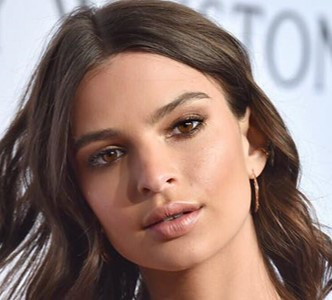
#> input picture Microsoft AI School/learning/DataPreprocessing/face.png, 332 x 300 px
$ python '얼굴 감지 및 정렬.py'
#> lines starting #> are read from the running program, lines starting #| are printed output that depends on the picture; after the words box and inside, x2 and y2 are one past the last pixel; in counts of white or black regions, pixels touching at a corner belong together
import cv2
import numpy as np

# 순서
# get eyes cor > calculate degree > make affine matrix > image affine transform

face_cascade = cv2.CascadeClassifier('haarcascade_frontalface_default.xml')
eye_cascade = cv2.CascadeClassifier('haarcascade_eye.xml')

face_img = cv2.imread('./face.png')
#> face_img is the input picture: shape (300, 332, 3); mean B, G, R 113.2, 120.1, 143.5
face_gray = cv2.cvtColor(face_img, cv2.COLOR_BGR2GRAY)

# 얼굴을 사각형으로 표시

faces = face_cascade.detectMultiScale(face_gray, 1.1, 4)
#> faces = [[45, 52, 219, 219]]

for (x, y, w, h) in faces:
    cv2.rectangle(face_img, (x, y), (x + w, y + h), (255, 0, 0), 3)
    roi_img = face_img[y:y + h, x:x + w].copy()
    roi_gray = face_gray[y:y + h, x:x + w].copy()
#> this loop made 1 pass
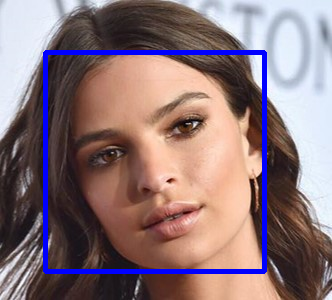
#> face_img: shape (300, 332, 3); 4.39% of pixels changed, all inside (x1, y1, x2, y2) = (43, 50, 267, 274)

# cv2.imshow('face_box', face_img)
# cv2.waitKey(0)

# 눈을 사각형으로 표시

eyes = eye_cascade.detectMultiScale(roi_gray, 1.1, 4)
#> eyes = [[41, 82, 45, 45], [112, 48, 52, 52]]
for (x, y, w, h) in eyes:
    cv2.rectangle(roi_img, (x, y), (x + w, y + h), (0, 255, 0), 3)
#> this loop made 2 passes
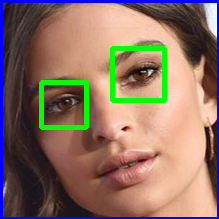
#> roi_img: shape (219, 219, 3); mean B, G, R 100.1, 113.4, 139.6

# cv2.imshow('face_box', roi_img)
# cv2.waitKey(0)
# print(eyes)
eye_1 = eyes[0]
#> eye_1 = [41, 82, 45, 45]
eye_2 = eyes[1]  # 눈의 좌표들을 변수에 저장
#> eye_2 = [112, 48, 52, 52]

# 각 눈의 중심점을 계산
eye_1_center = [int(eye_1[0] + (eye_1[2] / 2)), int(eye_1[1] + (eye_1[3] / 2))]
#> eye_1_center = [63, 104]
eye_2_center = [int(eye_2[0] + (eye_2[2] / 2)), int(eye_2[1] + (eye_2[3] / 2))]
#> eye_2_center = [138, 74]
eye_1_cx = eye_1_center[0]
#> eye_1_cx = 63
eye_1_cy = eye_1_center[1]
#> eye_1_cy = 104
eye_2_cx = eye_2_center[0]
#> eye_2_cx = 138
eye_2_cy = eye_2_center[1]
#> eye_2_cy = 74

cv2.circle(roi_img, (eye_1_cx, eye_1_cy), 5, (255, 0, 0), -1)
#> roi_img: shape (219, 219, 3); 0.17% of pixels changed, all inside (x1, y1, x2, y2) = (58, 99, 69, 110)
cv2.circle(roi_img, (eye_2_cx, eye_2_cy), 5, (0, 255, 0), -1)
cv2.line(roi_img, eye_1_center, eye_2_center, (0, 0, 255), 3)
cv2.imshow("face", roi_img)
cv2.waitKey(0)

# 아크 탄젠트 함수로 눈사이 직선과 수평선의 삼각형의 각도를 구함

tri_width = eye_1_cx - eye_2_cx
#> tri_width = -75
tri_height = eye_1_cy - eye_2_cy
#> tri_height = 30
angle = np.arctan(tri_height / tri_width)
#> angle = -0.381
angle = (angle * 180) / np.pi
#> angle = -21.8

# 이미지를 각도 만큼 회전
h, w = roi_img.shape[:2]
#> h = 219; w = 219
center = (w // 2, h // 2)
#> center = (109, 109)
rotmat = cv2.getRotationMatrix2D(center, (angle), 1.0)
#> rotmat = [[0.928, -0.371, 48.28], [0.371, 0.928, -32.69]]
rotated = cv2.warpAffine(roi_img, rotmat, (w, h))
cv2.imshow('face', rotated)
cv2.waitKey(0)

# 남자 사진 얼굴 감지 및 회전
face_img2 = cv2.imread('./face01.png')
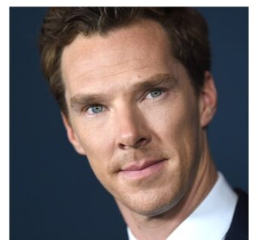
#> input picture Microsoft AI School/learning/DataPreprocessing/face01.png, 258 x 250 px
#> face_img2 is the input picture: shape (250, 258, 3); mean B, G, R 110.6, 111, 120.6
face_gray2 = cv2.cvtColor(face_img2, cv2.COLOR_BGR2GRAY)
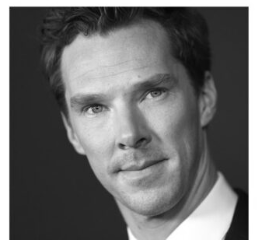
#> face_gray2: shape (250, 258); min 5, max 255, mean 113.8

faces = face_cascade.detectMultiScale(face_gray2, 1.1, 4)
#> faces = [[47, 39, 156, 156]]

for (x, y, w, h) in faces:
    cv2.rectangle(face_img2, (x, y), (x + w, y + h), (255, 0, 0), 3)
#> this loop made 1 pass
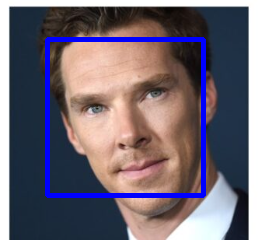
#> face_img2: shape (250, 258, 3); 4.82% of pixels changed, all inside (x1, y1, x2, y2) = (45, 37, 206, 198)


eyes = eye_cascade.detectMultiScale(face_gray2, 1.3, 4)
#> eyes = [[79, 96, 25, 25], [128, 80, 30, 30]]
for (x, y, w, h) in eyes:
    cv2.rectangle(face_img2, (x, y), (x + w, y + h), (0, 255, 0), 3)
#> this loop made 2 passes
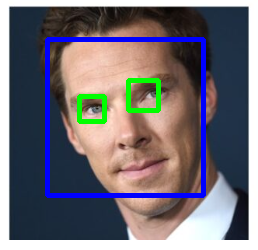
#> face_img2: shape (250, 258, 3); 1.67% of pixels changed, all inside (x1, y1, x2, y2) = (77, 78, 161, 124)


cv2.imshow('face_box', face_img2)
cv2.waitKey(0)

eye_1 = eyes[0]
#> eye_1 = [79, 96, 25, 25]
eye_2 = eyes[1]  # 눈의 좌표들을 변수에 저장
#> eye_2 = [128, 80, 30, 30]

# 각 눈의 중심점을 계산
eye_1_center = [int(eye_1[0] + (eye_1[2] / 2)), int(eye_1[1] + (eye_1[3] / 2))]
#> eye_1_center = [91, 108]
eye_2_center = [int(eye_2[0] + (eye_2[2] / 2)), int(eye_2[1] + (eye_2[3] / 2))]
#> eye_2_center = [143, 95]
eye_1_cx = eye_1_center[0]
#> eye_1_cx = 91
eye_1_cy = eye_1_center[1]
#> eye_1_cy = 108
eye_2_cx = eye_2_center[0]
#> eye_2_cx = 143
eye_2_cy = eye_2_center[1]
#> eye_2_cy = 95

cv2.circle(face_img2, (eye_1_cx, eye_1_cy), 5, (255, 0, 0), -1)
#> face_img2: shape (250, 258, 3); 0.13% of pixels changed, all inside (x1, y1, x2, y2) = (86, 103, 97, 114)
cv2.circle(face_img2, (eye_2_cx, eye_2_cy), 5, (0, 255, 0), -1)
cv2.line(face_img2, eye_1_center, eye_2_center, (0, 0, 255), 3)
cv2.imshow("face", face_img2)
cv2.waitKey(0)

# 아크 탄젠트 함수로 눈사이 직선과 수평선의 삼각형의 각도를 구함

tri_width = eye_1_cx - eye_2_cx
#> tri_width = -52
tri_height = eye_1_cy - eye_2_cy
#> tri_height = 13
angle = np.arctan(tri_height / tri_width)
#> angle = -0.245
angle = (angle * 180) / np.pi
#> angle = -14.04

# 이미지를 각도 만큼 회전
h, w = face_img2.shape[:2]
#> h = 250; w = 258
center = (w // 2, h // 2)
#> center = (129, 125)
rotmat = cv2.getRotationMatrix2D(center, (angle), 1.0)
#> rotmat = [[0.97, -0.243, 34.17], [0.243, 0.97, -27.55]]
rotated = cv2.warpAffine(face_img2, rotmat, (w, h))
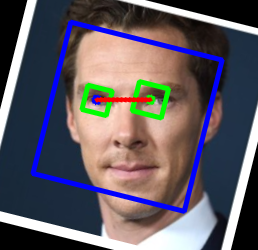
#> rotated: shape (250, 258, 3); mean B, G, R 99, 91, 96.3
cv2.imshow('face', rotated)
cv2.waitKey(0)
